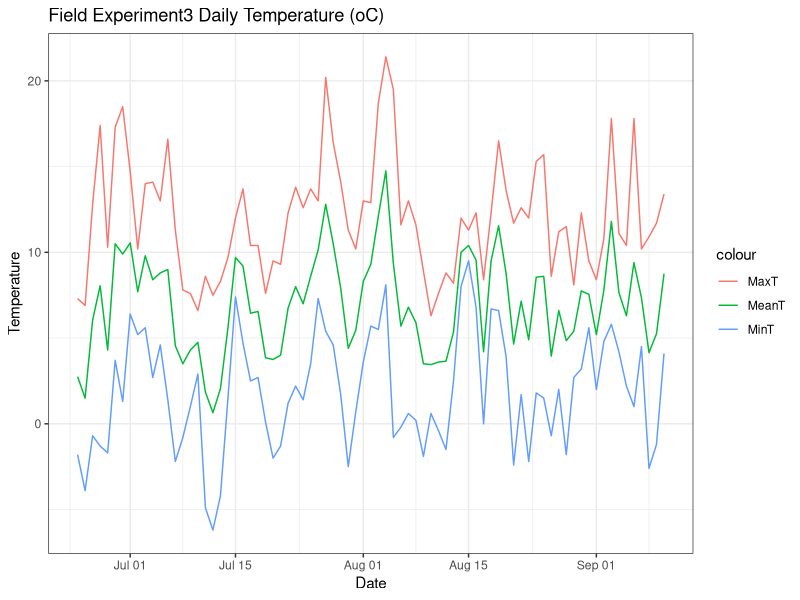

Write the R code that produced this figure.
## ---- chunk 1
library(knitr)
library(tidyr)
library (dplyr)
library (ggplot2)
library (lubridate)
library (reshape2)
## ---- chunk 2

setwd("C:\\Users\\Ed\\Documents\\Subclovergit\\Temperatures Cold test")
getwd()

#create file
df_Ttwo <- read.table("FieldExp_2.txt",header=TRUE)
df_Ttwo
head(df_Ttwo)
summary (df_Ttwo)
tail(df_Ttwo)
## ---- chunk 3

df_Ttwo$Date <- dmy(df_Ttwo$Date)
#df_Tone_long <- melt(df_Tone, id="Date")

df_Ttwo %>%
ggplot(aes(x=Date)) +
    geom_line(aes(y= Taverage, colour = "MeanT"))+
    geom_line(aes(y = Tmin, colour = "MinT"))+
    geom_line(aes(y = Tmax, colour = "MaxT"))+
    ylab("Temperature")+
    theme_bw()+
    ggtitle("Field Experiment3 Daily Temperature (oC) ")

## ---- chunk 4

Tb <-0 #base temperature oC 

df_Ttwo <- df_Ttwo %>%
  mutate(TT=Taverage-Tb)
head(df_Ttwo)
